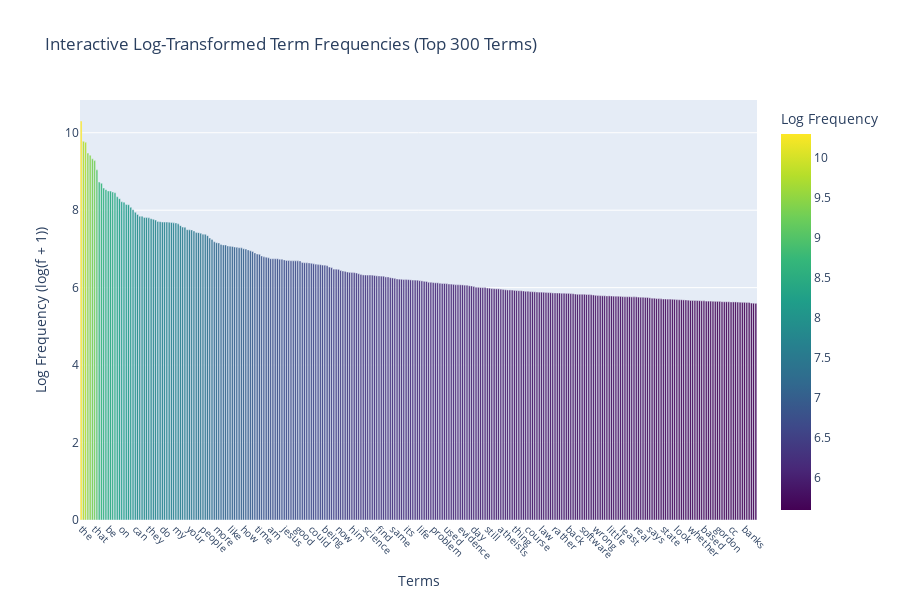

Notebook cell for this chart:
### Markdown cell above
### >>> **Exercise 15 (take home):**
You can copy the code from the previous exercise and change the 'term_frequencies' variable for the 'term_frequencies_log', comment about the differences that you observe and talk about other possible insights that we can get from a log distribution.

### Code cell
# Answer here
term_frequencies = np.asarray(X_counts.sum(axis=0))[0]


term_frequencies_log = [math.log(i + 1) for i in term_frequencies]  # Add 1 to avoid log(0)


n_terms = 300
term_indices = np.argsort(term_frequencies)[::-1][:n_terms]
term_frequencies_sorted = term_frequencies[term_indices]
term_frequencies_log_sorted = [term_frequencies_log[i] for i in term_indices]
terms_sorted = count_vect.get_feature_names_out()[term_indices]


df = pd.DataFrame({
    'Terms': terms_sorted,
    'Log Frequency': term_frequencies_log_sorted
})

fig = px.bar(df,
             x='Terms',
             y='Log Frequency',
             title='Interactive Log-Transformed Term Frequencies (Top 300 Terms)',
             labels={'Terms': 'Terms', 'Log Frequency': 'Log Frequency (log(f + 1))'},
             height=600,
             color='Log Frequency',
             color_continuous_scale='Viridis')  # Viridis for better contrast


fig.update_layout(
    xaxis=dict(tickangle=45, tickfont=dict(size=10)),
    yaxis=dict(title='Log Frequency (log(f + 1))'),
    bargap=0.2,
    coloraxis_colorbar_title="Log Frequency"
)


fig.show()

### Figure 1 — Plotly figure (JSON) as saved in the notebook; plotly's stock layout.template omitted (floating-point values rounded to 4 significant figures; data arrays with more than 128 entries replaced by an {"elided": "..."} marker saying what was removed)
{"data": [{"hovertemplate": "Terms=%{x}<br>Log Frequency (log(f + 1))=%{marker.color}<extra></extra>", "legendgroup": "", "marker": {"color": {"elided": "300 float values"}, "coloraxis": "coloraxis", "pattern": {"shape": ""}}, "name": "", "orientation": "v", "showlegend": false, "textposition": "auto", "type": "bar", "x": {"elided": "300 str values"}, "xaxis": "x", "y": {"elided": "300 float values"}, "yaxis": "y"}], "layout": {"bargap": 0.2, "barmode": "relative", "coloraxis": {"colorbar": {"title": {"text": "Log Frequency"}}, "colorscale": [[0, "#440154"], [0.1111, "#482878"], [0.2222, "#3e4989"], [0.3333, "#31688e"], [0.4444, "#26828e"], [0.5556, "#1f9e89"], [0.6667, "#35b779"], [0.7778, "#6ece58"], [0.8889, "#b5de2b"], [1, "#fde725"]]}, "height": 600, "legend": {"tracegroupgap": 0}, "title": {"text": "Interactive Log-Transformed Term Frequencies (Top 300 Terms)"}, "xaxis": {"anchor": "y", "domain": [0, 1], "tickangle": 45, "tickfont": {"size": 10}, "title": {"text": "Terms"}}, "yaxis": {"anchor": "x", "domain": [0, 1], "title": {"text": "Log Frequency (log(f + 1))"}}}}
